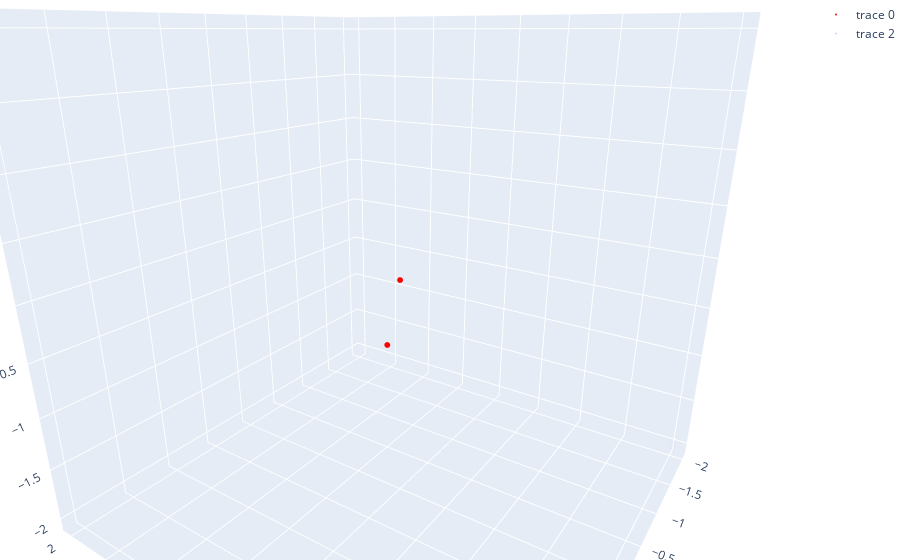

The notebook cell saved with this chart:
### Markdown cell above
Ploteo en 3D

### Code cell
xvar_1= N_2['CentreOfPotential_x'].iloc[0:3]-float(xmax)
yvar_1= N_2['CentreOfPotential_y'].iloc[0:3]-float(ymax)
zvar_1= N_2['CentreOfPotential_z'].iloc[0:3]-float(zmax)

xvar_2= N_2['CentreOfPotential_x'].iloc[3:]-float(xmax)
yvar_2= N_2['CentreOfPotential_y'].iloc[3:]-float(ymax)
zvar_2= N_2['CentreOfPotential_z'].iloc[3:]-float(zmax)

x_lim = [-2,2]
y_lim = [-2,2]
z_lim = [-2,2]

fig = go.Figure(data=[go.Scatter3d(
    x=xvar_1,
    y=yvar_1,
    z=zvar_1,
    mode='markers',
    marker=dict(
        size = 2,
        color='red',
        opacity=1
    )
    ),go.Scatter3d(
        x=xvar_2,
        y=yvar_2,
        z=zvar_2,
        mode='markers',
        marker=dict(
        size = 1,
        color='blue',
        opacity=1
    )      
    ),go.Scatter3d(
        x=x_lim,
        y=y_lim,
        z=z_lim,
        mode='markers',
        marker=dict(
        size=0,
        color='blue',
        opacity=0.01))
                     ])

# tight layout
fig.update_layout(scene = dict(
                    xaxis_title='C.O.P X[Mpc]',
                    yaxis_title='C.O.P Y[Mpc]',
                    zaxis_title='C.O.P Z[Mpc]'),
                    width=70,
                    margin =dict(l=0, r=0, b=0, t=0))



fig.show()

### Figure 1 — Plotly figure (JSON) as saved in the notebook; plotly's stock layout.template omitted (floating-point values rounded to 4 significant figures)
{"data": [{"marker": {"color": "red", "opacity": 1, "size": 2}, "mode": "markers", "type": "scatter3d", "x": [0, -0.08311], "y": [0, 0.3132], "z": [0, -0.4599]}, {"marker": {"color": "blue", "opacity": 1, "size": 1}, "mode": "markers", "type": "scatter3d", "x": [], "y": [], "z": []}, {"marker": {"color": "blue", "opacity": 0.01, "size": 0}, "mode": "markers", "type": "scatter3d", "x": [-2, 2], "y": [-2, 2], "z": [-2, 2]}], "layout": {"autosize": true, "margin": {"b": 0, "l": 0, "r": 0, "t": 0}, "scene": {"aspectmode": "auto", "aspectratio": {"x": 1, "y": 1, "z": 1}, "camera": {"center": {"x": 0, "y": 0, "z": 0}, "eye": {"x": -0.7065, "y": 1.048, "z": 0.4659}, "projection": {"type": "perspective"}, "up": {"x": 0, "y": 0, "z": 1}}, "xaxis": {"title": {"text": "C.O.P X[Mpc]"}, "type": "linear"}, "yaxis": {"title": {"text": "C.O.P Y[Mpc]"}, "type": "linear"}, "zaxis": {"title": {"text": "C.O.P Z[Mpc]"}, "type": "linear"}}}}
